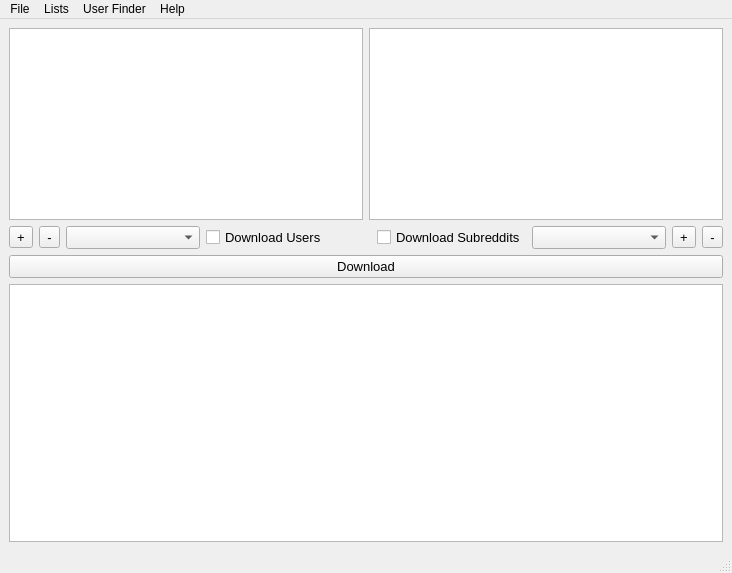
<?xml version="1.0" encoding="UTF-8"?>
<ui version="4.0">
 <class>MainWindow</class>
 <widget class="QMainWindow" name="MainWindow">
  <property name="geometry">
   <rect>
    <x>0</x>
    <y>0</y>
    <width>732</width>
    <height>573</height>
   </rect>
  </property>
  <property name="windowTitle">
   <string>Downloader for Reddit</string>
  </property>
  <property name="windowIcon">
   <iconset>
    <normaloff>Images/RedditDownloaderIcon.png</normaloff>Images/RedditDownloaderIcon.png</iconset>
  </property>
  <widget class="QWidget" name="centralwidget">
   <layout class="QGridLayout" name="gridLayout_3">
    <item row="0" column="0">
     <layout class="QGridLayout" name="gridLayout">
      <item row="0" column="0" rowspan="2" colspan="2">
       <widget class="QListView" name="user_list_view">
        <property name="font">
         <font>
          <pointsize>10</pointsize>
         </font>
        </property>
       </widget>
      </item>
      <item row="0" column="2" rowspan="2" colspan="2">
       <widget class="QListView" name="subreddit_list_view">
        <property name="font">
         <font>
          <pointsize>10</pointsize>
         </font>
        </property>
       </widget>
      </item>
     </layout>
    </item>
    <item row="1" column="0">
     <layout class="QGridLayout" name="gridLayout_2">
      <item row="0" column="6">
       <widget class="QComboBox" name="subreddit_list_combo">
        <property name="font">
         <font>
          <pointsize>10</pointsize>
         </font>
        </property>
        <property name="toolTip">
         <string>Current subreddit list</string>
        </property>
       </widget>
      </item>
      <item row="0" column="0">
       <widget class="QToolButton" name="add_user_button">
        <property name="font">
         <font>
          <pointsize>10</pointsize>
         </font>
        </property>
        <property name="toolTip">
         <string>&lt;html&gt;&lt;head/&gt;&lt;body&gt;&lt;p&gt;Add user to selected list&lt;/p&gt;&lt;/body&gt;&lt;/html&gt;</string>
        </property>
        <property name="text">
         <string>+</string>
        </property>
       </widget>
      </item>
      <item row="0" column="1">
       <widget class="QToolButton" name="remove_user_button">
        <property name="font">
         <font>
          <pointsize>10</pointsize>
         </font>
        </property>
        <property name="toolTip">
         <string>Remove user from selected list</string>
        </property>
        <property name="text">
         <string>-</string>
        </property>
       </widget>
      </item>
      <item row="0" column="8">
       <widget class="QToolButton" name="remove_subreddit_button">
        <property name="font">
         <font>
          <pointsize>10</pointsize>
         </font>
        </property>
        <property name="toolTip">
         <string>Remove subreddit from selected list</string>
        </property>
        <property name="text">
         <string>-</string>
        </property>
       </widget>
      </item>
      <item row="0" column="7">
       <widget class="QToolButton" name="add_subreddit_button">
        <property name="font">
         <font>
          <pointsize>10</pointsize>
         </font>
        </property>
        <property name="toolTip">
         <string>Add subreddit to selected list</string>
        </property>
        <property name="text">
         <string>+</string>
        </property>
       </widget>
      </item>
      <item row="0" column="4">
       <spacer name="horizontalSpacer">
        <property name="orientation">
         <enum>Qt::Horizontal</enum>
        </property>
        <property name="sizeType">
         <enum>QSizePolicy::Fixed</enum>
        </property>
        <property name="sizeHint" stdset="0">
         <size>
          <width>30</width>
          <height>20</height>
         </size>
        </property>
       </spacer>
      </item>
      <item row="0" column="3">
       <widget class="QCheckBox" name="download_users_checkbox">
        <property name="sizePolicy">
         <sizepolicy hsizetype="Minimum" vsizetype="Fixed">
          <horstretch>0</horstretch>
          <verstretch>0</verstretch>
         </sizepolicy>
        </property>
        <property name="maximumSize">
         <size>
          <width>16777201</width>
          <height>16777215</height>
         </size>
        </property>
        <property name="baseSize">
         <size>
          <width>0</width>
          <height>0</height>
         </size>
        </property>
        <property name="font">
         <font>
          <pointsize>10</pointsize>
         </font>
        </property>
        <property name="toolTip">
         <string>Download from User list</string>
        </property>
        <property name="text">
         <string>Download Users</string>
        </property>
       </widget>
      </item>
      <item row="0" column="2">
       <widget class="QComboBox" name="user_lists_combo">
        <property name="font">
         <font>
          <pointsize>10</pointsize>
         </font>
        </property>
        <property name="toolTip">
         <string>Current user list</string>
        </property>
       </widget>
      </item>
      <item row="0" column="5">
       <widget class="QCheckBox" name="download_subreddit_checkbox">
        <property name="font">
         <font>
          <pointsize>10</pointsize>
         </font>
        </property>
        <property name="toolTip">
         <string>Download from Subreddit list</string>
        </property>
        <property name="text">
         <string>Download Subreddits</string>
        </property>
       </widget>
      </item>
     </layout>
    </item>
    <item row="2" column="0">
     <layout class="QGridLayout" name="gridLayout_5">
      <item row="1" column="0">
       <widget class="QTextBrowser" name="output_box">
        <property name="font">
         <font>
          <pointsize>10</pointsize>
         </font>
        </property>
       </widget>
      </item>
      <item row="0" column="0">
       <widget class="QPushButton" name="download_button">
        <property name="font">
         <font>
          <pointsize>10</pointsize>
         </font>
        </property>
        <property name="toolTip">
         <string>Download selected user or subreddit list</string>
        </property>
        <property name="text">
         <string>Download</string>
        </property>
       </widget>
      </item>
     </layout>
    </item>
   </layout>
  </widget>
  <widget class="QMenuBar" name="menubar">
   <property name="geometry">
    <rect>
     <x>0</x>
     <y>0</y>
     <width>732</width>
     <height>21</height>
    </rect>
   </property>
   <widget class="QMenu" name="menuFile">
    <property name="title">
     <string>File</string>
    </property>
    <addaction name="file_open_settings"/>
    <addaction name="separator"/>
    <addaction name="file_save"/>
    <addaction name="separator"/>
    <addaction name="file_exit"/>
   </widget>
   <widget class="QMenu" name="menuLists">
    <property name="title">
     <string>Lists</string>
    </property>
    <addaction name="file_add_user_list"/>
    <addaction name="file_add_subreddit_list"/>
    <addaction name="separator"/>
    <addaction name="file_remove_user_list"/>
    <addaction name="file_remove_subreddit_list"/>
    <addaction name="separator"/>
    <addaction name="file_failed_download_list"/>
    <addaction name="file_unfinished_downloads"/>
    <addaction name="file_last_downloaded_users"/>
    <addaction name="separator"/>
    <addaction name="file_user_list_count"/>
    <addaction name="file_subreddit_list_count"/>
   </widget>
   <widget class="QMenu" name="menuUser_Finder">
    <property name="title">
     <string>User Finder</string>
    </property>
    <addaction name="file_open_user_finder"/>
   </widget>
   <widget class="QMenu" name="menuHelp">
    <property name="title">
     <string>Help</string>
    </property>
    <addaction name="file_imgur_credits"/>
    <addaction name="file_check_for_updates"/>
    <addaction name="file_about"/>
   </widget>
   <addaction name="menuFile"/>
   <addaction name="menuLists"/>
   <addaction name="menuUser_Finder"/>
   <addaction name="menuHelp"/>
  </widget>
  <widget class="QStatusBar" name="statusbar"/>
  <action name="file_add_user_list">
   <property name="text">
    <string>Add User List</string>
   </property>
  </action>
  <action name="file_add_subreddit_list">
   <property name="text">
    <string>Add Subreddit List</string>
   </property>
  </action>
  <action name="file_save">
   <property name="text">
    <string>Save</string>
   </property>
  </action>
  <action name="file_remove_user_list">
   <property name="text">
    <string>Remove User List</string>
   </property>
  </action>
  <action name="file_remove_subreddit_list">
   <property name="text">
    <string>Rmove Subreddit List</string>
   </property>
  </action>
  <action name="file_open_settings">
   <property name="text">
    <string>Settings</string>
   </property>
  </action>
  <action name="file_exit">
   <property name="text">
    <string>Exit</string>
   </property>
  </action>
  <action name="file_failed_download_list">
   <property name="text">
    <string>Failed Download List</string>
   </property>
   <property name="toolTip">
    <string>Display the failed download list for the last download session</string>
   </property>
  </action>
  <action name="file_open_user_finder">
   <property name="text">
    <string>Open User Finder</string>
   </property>
  </action>
  <action name="file_last_downloaded_users">
   <property name="text">
    <string>Last Downloaded Users</string>
   </property>
  </action>
  <action name="file_unfinished_downloads">
   <property name="text">
    <string>Unfinished Downloads</string>
   </property>
  </action>
  <action name="file_imgur_credits">
   <property name="text">
    <string>Imgur Credits</string>
   </property>
  </action>
  <action name="file_about">
   <property name="text">
    <string>About</string>
   </property>
  </action>
  <action name="file_user_list_count">
   <property name="text">
    <string>User List Count:</string>
   </property>
  </action>
  <action name="file_subreddit_list_count">
   <property name="text">
    <string>Subreddit List Count:</string>
   </property>
  </action>
  <action name="file_check_for_updates">
   <property name="text">
    <string>Check For Update</string>
   </property>
  </action>
 </widget>
 <resources/>
 <connections/>
</ui>
